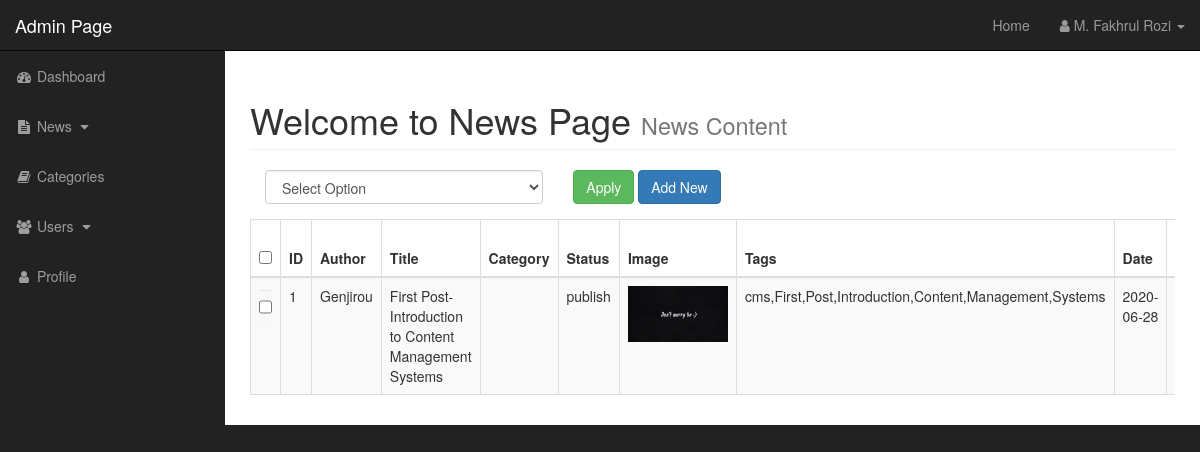
Screenshot of /admin/posts.php (signed in) with the database file from the repository.
### tables this page shows
CREATE TABLE `posts` (
  `post_id` int(3) NOT NULL,
  `post_category_id` int(3) NOT NULL,
  `post_title` varchar(255) NOT NULL,
  `post_author` varchar(255) NOT NULL,
  `post_date` date NOT NULL,
  `post_image` text NOT NULL,
  `post_content` text NOT NULL,
  `post_tags` varchar(300) NOT NULL,
  `post_comment_count` varchar(255) NOT NULL,
  `post_status` varchar(255) NOT NULL DEFAULT 'draft'
);

### admin/includes/admin_view_all_posts.php (the view, shortened to what this page needs)
<div class="row">
    <div class="col-lg-12">
        <div class="table-responsive">
        <form action="" method="post">
            <table class="table table-bordered table-striped table-hover">
            <div class="col-xs-4">
            	<div id="manyOptions" class="form-group">
            	<select class="form-control" name="bulk_options">
            		<option value="">Select Option</option>
            	</select>
            	</div>
            </div>
            <div class="col-xs-4">
            <div class="form-group">
            <input type="submit" name="submit" class="btn btn-success" value="Apply">
            <a href="?source=add_post" class="btn btn-primary">Add New</a>
            </div>
            </div>
                <thead>
                    <tr>
                        <th><input type="checkbox" name="checkBoxArra"  class='checkBoxes'></th>
                        <th>ID</th>
                        <th>Author</th>
                        <th>Title</th>
                        <th>Category</th>
                        <th>Status</th>
                        <th>Image</th>
                        <th>Tags</th>
                        <th>Date</th>
                        <th>View News</th>
                    </tr>
                </thead>
                <tbody>
                    <?php
$query = "SELECT * FROM posts";
$run_query = mysqli_query($con, $query);
while ($row = mysqli_fetch_array($run_query)) {
	$post_id = $row['post_id'];
	$post_title = $row['post_title'];
	$post_author = $row['post_author'];
	$post_date = $row['post_date'];
	$post_image = $row['post_image'];
	$post_tags = $row['post_tags'];
	$post_status = $row['post_status'];
	echo "<tr>";
	?>
	<td><input type='checkbox' name='checkBoxArray[]' class='form-control checkbox' value='<?php echo $post_id; ?>'></td>
	<?php
echo "<td>{$post_id}</td>";
	echo "<td>{$post_author}</td>";
	echo "<td>{$post_title}</td>";
	echo "<td>{$cat_title}</td>";
	echo "<td>{$post_status}</td>";
	echo "<td><img  width='100' src='../img/{$post_image}' alt='Post Image' ></td>";
	echo "<td>{$post_tags}</td>";
	echo "<td>{$post_date}</td>";
	echo "<td><a href='../post.php?post={$post_id}' style='color:green'>Link News</a></td>";
	echo "</tr>";
}
?>
                </tbody>
            </table>
</form>
        </div>
    </div>
</div>

### admin/includes/admin_header.php (shortened to what this page needs)
<!DOCTYPE html>
<html lang="en">
<head>
    <link href="https://maxcdn.bootstrapcdn.com/bootstrap/3.3.7/css/bootstrap.min.css" rel="stylesheet">
    <link href="css/sb-admin.css" rel="stylesheet">
    <link href="https://maxcdn.bootstrapcdn.com/font-awesome/4.7.0/css/font-awesome.min.css" rel="stylesheet" type="text/css">
</head>
<body>

### admin/posts.php (shortened to what this page needs)
<?php include 'includes/admin_header.php';
?>
    <div id="wrapper">
       <?php include 'includes/admin_navbar.php';?>
        <div id="page-wrapper">
            <div class="container-fluid">
                <div class="row">
                    <div class="col-lg-12">
                        <h1 class="page-header">
                            Welcome to News Page
                            <small>News Content</small>
                        </h1>
<?php
if (isset($_GET['source'])) {
	$source = $_GET['source'];
} else {
	$source = '';
}
switch ($source) {
default:
	include 'includes/admin_view_all_posts.php';
	break;
}
?>
                    </div>
                </div>
            </div>
        </div>
    </div>
</body>
</html>

### admin/includes/admin_navbar.php (shortened to what this page needs)
<nav class="navbar navbar-inverse navbar-fixed-top" role="navigation">
           <div class="navbar-header">
               <a class="navbar-brand" href="index.php">Admin Page</a>
           </div>
           <ul class="nav navbar-right top-nav">
               <li><a href="../index.php">Home</a></li>
               <li class="dropdown">
                   <a href="#" class="dropdown-toggle" data-toggle="dropdown"><i class="fa fa-user"></i> <?php echo $_SESSION['firstname'] . ' ' . $_SESSION['lastname']; ?> <b class="caret"></b></a>
               </li>
           </ul>
           <div class="collapse navbar-collapse navbar-ex1-collapse">
               <ul class="nav navbar-nav side-nav">
                   <li>
                       <a href="index.php" class="active"><i class="fa fa-fw fa-dashboard"></i> Dashboard</a>
                   </li>
              <?php
              if($_SESSION['role']== 3){
               echo'    <li>
                       <a href="javascript:;" class="dropdown-toggle" data-toggle="collapse" data-target="#posts"><i class="fa fa-fw fa-file-text"></i> News <i class="fa fa-fw fa-caret-down"></i></a>
                       <ul id="posts" class="collapse">
                           <li>
                               <a href="./posts.php">View All News</a>
                           </li>
                           <li>
                               <a href="posts.php?source=add_post">Add News</a>
                           </li>
                       </ul>
                   </li>
                   <li>
                       <a href="./categories.php"><i class="fa fa-fw fa-book"></i> Categories</a>
                   </li>
                   <!-- <li >
                       <a href="comment.php"><i class="fa fa-fw fa-comments"></i> Comments</a>
                   </li> -->
                   <li>
                        <a href="javascript:;" data-toggle="collapse" data-target="#user"><i class="fa fa-fw fa-users"></i> Users <i class="fa fa-fw fa-caret-down"></i></a>
                       <ul id="user" class="collapse">
                           <li>
                               <a href="./users.php">View All Users</a>
                           </li>
                           <li>
                               <a href="users.php?source=add_user">Add Users</a>
                           </li>
                       </ul>
                   </li>
                   ';
              }else if($_SESSION['role']==2){
               echo'    <li>
                       <a href="javascript:;" class="dropdown-toggle" data-toggle="collapse" data-target="#posts"><i class="fa fa-fw fa-file-text"></i> News <i class="fa fa-fw fa-caret-down"></i></a>
                       <ul id="posts" class="collapse">
                           <li>
                               <a href="./posts.php">View All News</a>
                           </li>
                           <li>
                               <a href="posts.php?source=add_post">Add News</a>
                           </li>
                       </ul>
                   </li>
                   <li>
                       <a href="./categories.php"><i class="fa fa-fw fa-book"></i> Categories</a>
                   </li>
                   <!-- <li >
                       <a href="comment.php"><i class="fa fa-fw fa-comments"></i> Comments</a>
                   </li> -->
                   <!--<li>
                        <a href="javascript:;" data-toggle="collapse" data-target="#user"><i class="fa fa-fw fa-users"></i> Users <i class="fa fa-fw fa-caret-down"></i></a>
                       <ul id="user" class="collapse">
                           <li>
                               <a href="./users.php">View All Users</a>
                           </li>
                           <li>
                               <a href="users.php?source=add_user">Add Users</a>
                           </li>
                   </li>-->
                   ';
              }
              ?>   <li>
                       <a href="./profile.php?section=<?php echo $_SESSION['username']; ?>"><i class="fa fa-fw fa-user"></i> Profile</a>
                   </li>
               </ul>
           </div>
       </nav>

### admin/css/sb-admin.css (style rules this page uses)
body { margin-top: 100px; background-color: #222; }
@media (min-width:768px) { body { margin-top: 50px; } }
#wrapper { padding-left: 0; }
#page-wrapper { width: 100%; padding: 0; background-color: #fff; }
@media (min-width:768px) { #wrapper { padding-left: 225px; } }
@media (min-width:768px) { #page-wrapper { padding: 10px; } }
.top-nav { padding: 0 15px; }
.top-nav>li { display: inline-block; float: left; }
.top-nav>li>a { padding-top: 15px; padding-bottom: 15px; line-height: 20px; color: #999; }
@media (min-width:768px) { .side-nav { position: fixed; top: 51px; left: 225px; width: 225px; margin-left: -225px; border: none; border-radius: 0; overflow-y: auto; background-color: #222; bottom: 0; overflow-x: hidden; padding-bottom: 40px; } }
@media (min-width:768px) { .side-nav>li>a { width: 225px; } }
#manyOptions { padding: 0px; }

### rows the page displays
posts: post_id "1", post_author "Genjirou", post_title "First Post-Introduction to Content Management Systems", post_status "publish", post_image (picture), post_tags "cms,First,Post,Introduction,Content,Management,Systems", post_date "2020-06-28"

### other values shown
$_SESSION['firstname'] "M. Fakhrul"
$_SESSION['lastname'] "Rozi"
